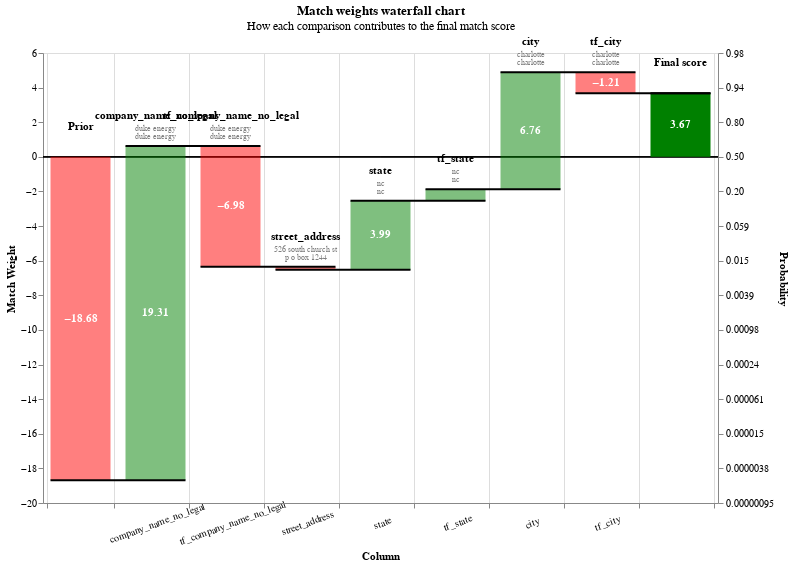

Notebook source saved alongside this figure:
### Code cell
linker.visualisations.waterfall_chart(recs_to_view, filter_nulls=True)

### Figure 1 — Vega-Lite specification as saved in the notebook (floating-point values rounded to 4 significant figures)
{"config": {"view": {"continuousWidth": 400, "continuousHeight": 300}}, "layer": [{"layer": [{"mark": "rule", "encoding": {"color": {"value": "black"}, "size": {"value": 0.5}, "y": {"field": "zero", "type": "quantitative"}}}, {"mark": {"type": "bar", "width": 60}, "encoding": {"color": {"condition": {"test": "(datum.log2_bayes_factor < 0)", "value": "red"}, "value": "green"}, "opacity": {"condition": {"test": "datum.column_name == 'Prior match weight' || datum.column_name == 'Final score'", "value": 1}, "value": 0.5}, "tooltip": [{"field": "column_name", "title": "Comparison column", "type": "nominal"}, {"field": "value_l", "title": "Value (L)", "type": "nominal"}, {"field": "value_r", "title": "Value (R)", "type": "nominal"}, {"field": "label_for_charts", "title": "Label", "type": "ordinal"}, {"field": "sql_condition", "title": "SQL condition", "type": "nominal"}, {"field": "comparison_vector_value", "title": "Comparison vector value", "type": "nominal"}, {"field": "bayes_factor", "format": ",.4f", "title": "Bayes factor = m/u", "type": "quantitative"}, {"field": "log2_bayes_factor", "format": ",.4f", "title": "Match weight = log2(m/u)", "type": "quantitative"}, {"field": "prob", "format": ".4f", "title": "Cumulative match probability", "type": "quantitative"}, {"field": "bayes_factor_description", "title": "Match weight description", "type": "nominal"}], "x": {"axis": {"grid": true, "labelAlign": "center", "labelAngle": -20, "labelExpr": "datum.value == 'Prior' || datum.value == 'Final score' ? '' : datum.value", "labelPadding": 10, "tickBand": "extent", "title": "Column"}, "field": "column_name", "sort": {"field": "bar_sort_order", "order": "ascending"}, "type": "nominal"}, "y": {"axis": {"grid": false, "orient": "left", "title": "Match Weight"}, "field": "previous_sum", "type": "quantitative"}, "y2": {"field": "sum"}}}, {"mark": {"type": "text", "fontWeight": "bold"}, "encoding": {"color": {"value": "white"}, "text": {"condition": {"test": "abs(datum.log2_bayes_factor) > 1", "field": "log2_bayes_factor", "format": ".2f", "type": "nominal"}, "value": ""}, "x": {"axis": {"labelAngle": -20, "title": "Column"}, "field": "column_name", "sort": {"field": "bar_sort_order", "order": "ascending"}, "type": "nominal"}, "y": {"axis": {"orient": "left"}, "field": "center", "type": "quantitative"}}}, {"mark": {"type": "text", "baseline": "bottom", "dy": -25, "fontWeight": "bold"}, "encoding": {"color": {"value": "black"}, "text": {"field": "column_name", "type": "nominal"}, "x": {"axis": {"labelAngle": -20, "title": "Column"}, "field": "column_name", "sort": {"field": "bar_sort_order", "order": "ascending"}, "type": "nominal"}, "y": {"field": "sum_top", "type": "quantitative"}}}, {"mark": {"type": "text", "baseline": "bottom", "dy": -13, "fontSize": 8}, "encoding": {"color": {"value": "grey"}, "text": {"field": "value_l", "type": "nominal"}, "x": {"axis": {"labelAngle": -20, "title": "Column"}, "field": "column_name", "sort": {"field": "bar_sort_order", "order": "ascending"}, "type": "nominal"}, "y": {"field": "sum_top", "type": "quantitative"}}}, {"mark": {"type": "text", "baseline": "bottom", "dy": -5, "fontSize": 8}, "encoding": {"color": {"value": "grey"}, "text": {"field": "value_r", "type": "nominal"}, "x": {"axis": {"labelAngle": -20, "title": "Column"}, "field": "column_name", "sort": {"field": "bar_sort_order", "order": "ascending"}, "type": "nominal"}, "y": {"field": "sum_top", "type": "quantitative"}}}]}, {"mark": {"type": "rule", "color": "black", "strokeWidth": 2, "x2Offset": 30, "xOffset": -30}, "encoding": {"x": {"axis": {"labelAngle": -20, "title": "Column"}, "field": "column_name", "sort": {"field": "bar_sort_order", "order": "ascending"}, "type": "nominal"}, "x2": {"field": "lead"}, "y": {"axis": {"labelExpr": "format(1 / (1 + pow(2, -1*datum.value)), '.2r')", "orient": "right", "title": "Probability"}, "field": "sum", "scale": {"zero": false}, "type": "quantitative"}}}], "data": {"name": "data-ce971900907c074f7a457e0558aa94bb"}, "height": 450, "params": [{"name": "record_number", "bind": {"input": "range", "max": 3, "min": 0, "step": 1}, "value": 0}], "resolve": {"axis": {"y": "independent"}}, "title": {"text": "Match weights waterfall chart", "subtitle": "How each comparison contributes to the final match score"}, "transform": [{"filter": "(datum.record_number == record_number)"}, {"filter": "(datum.bayes_factor !== 1.0)"}, {"window": [{"op": "sum", "field": "log2_bayes_factor", "as": "sum"}, {"op": "lead", "field": "column_name", "as": "lead"}], "frame": [null, 0]}, {"calculate": "datum.column_name === \"Final score\" ? datum.sum - datum.log2_bayes_factor : datum.sum", "as": "sum"}, {"calculate": "datum.lead === null ? datum.column_name : datum.lead", "as": "lead"}, {"calculate": "datum.column_name === \"Final score\" || datum.column_name === \"Prior match weight\" ? 0 : datum.sum - datum.log2_bayes_factor", "as": "previous_sum"}, {"calculate": "datum.sum > datum.previous_sum ? datum.column_name : \"\"", "as": "top_label"}, {"calculate": "datum.sum < datum.previous_sum ? datum.column_name : \"\"", "as": "bottom_label"}, {"calculate": "datum.sum > datum.previous_sum ? datum.sum : datum.previous_sum", "as": "sum_top"}, {"calculate": "datum.sum < datum.previous_sum ? datum.sum : datum.previous_sum", "as": "sum_bottom"}, {"calculate": "(datum.sum + datum.previous_sum) / 2", "as": "center"}, {"calculate": "(datum.log2_bayes_factor > 0 ? \"+\" : \"\") + datum.log2_bayes_factor", "as": "text_log2_bayes_factor"}, {"calculate": "datum.sum < datum.previous_sum ? 4 : -4", "as": "dy"}, {"calculate": "datum.sum < datum.previous_sum ? \"top\" : \"bottom\"", "as": "baseline"}, {"calculate": "1. / (1 + pow(2, -1.*datum.sum))", "as": "prob"}, {"calculate": "0*datum.sum", "as": "zero"}], "width": {"step": 75}, "$schema": "https://vega.github.io/schema/vega-lite/v5.9.3.json", "datasets": {"data-ce971900907c074f7a457e0558aa94bb": [{"column_name": "Prior", "label_for_charts": "Starting match weight (prior)", "sql_condition": null, "log2_bayes_factor": -18.68, "bayes_factor": 2.374e-06, "comparison_vector_value": null, "m_probability": null, "u_probability": null, "bayes_factor_description": null, "value_l": "", "value_r": "", "term_frequency_adjustment": null, "bar_sort_order": 0, "record_number": 0}, {"sql_condition": "\"company_name_no_legal_l\" = \"company_name_no_legal_r\"", "label_for_charts": "Exact match on company_name_no_legal", "m_probability": 0.5058, "u_probability": 7.756e-07, "bayes_factor": 652200.0, "log2_bayes_factor": 19.31, "comparison_vector_value": 2, "bayes_factor_description": "If comparison level is `exact match on company_name_no_legal` then comparison is 652,179 times more likely to be a match", "column_name": "company_name_no_legal", "value_l": "duke energy", "value_r": "duke energy", "term_frequency_adjustment": false, "bar_sort_order": 1, "record_number": 0}, {"sql_condition": "\"company_name_no_legal_l\" = \"company_name_no_legal_r\"", "label_for_charts": "Term freq adjustment on company_name_no_legal with weight {cl.tf_adjustment_weight}", "m_probability": null, "u_probability": null, "bayes_factor": 0.007935, "log2_bayes_factor": -6.978, "comparison_vector_value": 2, "bayes_factor_description": "Term frequency adjustment on company_name_no_legal makes comparison  126.03 times less likely to be a match", "column_name": "tf_company_name_no_legal", "value_l": "duke energy", "value_r": "duke energy", "term_frequency_adjustment": true, "bar_sort_order": 2, "record_number": 0}, {"sql_condition": "ELSE", "label_for_charts": "All other comparisons", "m_probability": 0.8816, "u_probability": 1.0, "bayes_factor": 0.8817, "log2_bayes_factor": -0.1817, "comparison_vector_value": 0, "bayes_factor_description": "If comparison level is `all other comparisons` then comparison is 1.134 times less likely to be a match", "column_name": "street_address", "value_l": "526 south church st", "value_r": "p o box 1244", "term_frequency_adjustment": false, "bar_sort_order": 3, "record_number": 0}, {"sql_condition": "ELSE", "label_for_charts": "All other comparisons", "m_probability": 0.8816, "u_probability": 1.0, "bayes_factor": 1.0, "log2_bayes_factor": 0.0, "comparison_vector_value": 0, "bayes_factor_description": "If comparison level is `all other comparisons` then comparison is 1.134 times less likely to be a match", "column_name": "tf_street_address", "value_l": "", "value_r": "", "term_frequency_adjustment": true, "bar_sort_order": 4, "record_number": 0}, {"sql_condition": "\"state_l\" = \"state_r\"", "label_for_charts": "Exact match on state", "m_probability": 0.8114, "u_probability": 0.05112, "bayes_factor": 15.87, "log2_bayes_factor": 3.989, "comparison_vector_value": 1, "bayes_factor_description": "If comparison level is `exact match on state` then comparison is 15.87 times more likely to be a match", "column_name": "state", "value_l": "nc", "value_r": "nc", "term_frequency_adjustment": false, "bar_sort_order": 5, "record_number": 0}, {"sql_condition": "\"state_l\" = \"state_r\"", "label_for_charts": "Term freq adjustment on state with weight {cl.tf_adjustment_weight}", "m_probability": null, "u_probability": null, "bayes_factor": 1.591, "log2_bayes_factor": 0.6701, "comparison_vector_value": 1, "bayes_factor_description": "Term frequency adjustment on state makes comparison 1.59 times more likely to be a match", "column_name": "tf_state", "value_l": "nc", "value_r": "nc", "term_frequency_adjustment": true, "bar_sort_order": 6, "record_number": 0}, {"sql_condition": "\"city_l\" = \"city_r\"", "label_for_charts": "Exact match on city", "m_probability": 0.684, "u_probability": 0.006331, "bayes_factor": 108.0, "log2_bayes_factor": 6.755, "comparison_vector_value": 2, "bayes_factor_description": "If comparison level is `exact match on city` then comparison is 108 times more likely to be a match", "column_name": "city", "value_l": "charlotte", "value_r": "charlotte", "term_frequency_adjustment": false, "bar_sort_order": 7, "record_number": 0}, {"sql_condition": "\"city_l\" = \"city_r\"", "label_for_charts": "Term freq adjustment on city with weight {cl.tf_adjustment_weight}", "m_probability": null, "u_probability": null, "bayes_factor": 0.4315, "log2_bayes_factor": -1.213, "comparison_vector_value": 2, "bayes_factor_description": "Term frequency adjustment on city makes comparison  2.32 times less likely to be a match", "column_name": "tf_city", "value_l": "charlotte", "value_r": "charlotte", "term_frequency_adjustment": true, "bar_sort_order": 8, "record_number": 0}, {"column_name": "Final score", "label_for_charts": "Final score", "sql_condition": null, "log2_bayes_factor": 3.673, "bayes_factor": 12.75, "comparison_vector_value": null, "m_probability": null, "u_probability": null, "bayes_factor_description": null, "value_l": "", "value_r": "", "term_frequency_adjustment": null, "bar_sort_order": 9, "record_number": 0}, {"column_name": "Prior", "label_for_charts": "Starting match weight (prior)", "sql_condition": null, "log2_bayes_factor": -18.68, "bayes_factor": 2.374e-06, "comparison_vector_value": null, "m_probability": null, "u_probability": null, "bayes_factor_description": null, "value_l": "", "value_r": "", "term_frequency_adjustment": null, "bar_sort_order": 0, "record_number": 1}, {"sql_condition": "\"company_name_no_legal_l\" = \"company_name_no_legal_r\"", "label_for_charts": "Exact match on company_name_no_legal", "m_probability": 0.5058, "u_probability": 7.756e-07, "bayes_factor": 652200.0, "log2_bayes_factor": 19.31, "comparison_vector_value": 2, "bayes_factor_description": "If comparison level is `exact match on company_name_no_legal` then comparison is 652,179 times more likely to be a match", "column_name": "company_name_no_legal", "value_l": "firstenergy", "value_r": "firstenergy", "term_frequency_adjustment": false, "bar_sort_order": 1, "record_number": 1}, {"sql_condition": "\"company_name_no_legal_l\" = \"company_name_no_legal_r\"", "label_for_charts": "Term freq adjustment on company_name_no_legal with weight {cl.tf_adjustment_weight}", "m_probability": null, "u_probability": null, "bayes_factor": 0.0127, "log2_bayes_factor": -6.3, "comparison_vector_value": 2, "bayes_factor_description": "Term frequency adjustment on company_name_no_legal makes comparison  78.77 times less likely to be a match", "column_name": "tf_company_name_no_legal", "value_l": "firstenergy", "value_r": "firstenergy", "term_frequency_adjustment": true, "bar_sort_order": 2, "record_number": 1}, {"sql_condition": "\"street_address_l\" = \"street_address_r\"", "label_for_charts": "Exact match on street_address", "m_probability": 0.1098, "u_probability": 1.162e-05, "bayes_factor": 9450.0, "log2_bayes_factor": 13.21, "comparison_vector_value": 2, "bayes_factor_description": "If comparison level is `exact match on street_address` then comparison is 9,450 times more likely to be a match", "column_name": "street_address", "value_l": "76 south main st", "value_r": "76 south main st", "term_frequency_adjustment": false, "bar_sort_order": 3, "record_number": 1}, {"sql_condition": "\"street_address_l\" = \"street_address_r\"", "label_for_charts": "Term freq adjustment on street_address with weight {cl.tf_adjustment_weight}", "m_probability": null, "u_probability": null, "bayes_factor": 0.07318, "log2_bayes_factor": -3.772, "comparison_vector_value": 2, "bayes_factor_description": "Term frequency adjustment on street_address makes comparison  13.66 times less likely to be a match", "column_name": "tf_street_address", "value_l": "76 south main st", "value_r": "76 south main st", "term_frequency_adjustment": true, "bar_sort_order": 4, "record_number": 1}, {"sql_condition": "\"state_l\" = \"state_r\"", "label_for_charts": "Exact match on state", "m_probability": 0.8114, "u_probability": 0.05112, "bayes_factor": 15.87, "log2_bayes_factor": 3.989, "comparison_vector_value": 1, "bayes_factor_description": "If comparison level is `exact match on state` then comparison is 15.87 times more likely to be a match", "column_name": "state", "value_l": "oh", "value_r": "oh", "term_frequency_adjustment": false, "bar_sort_order": 5, "record_number": 1}, {"sql_condition": "\"state_l\" = \"state_r\"", "label_for_charts": "Term freq adjustment on state with weight {cl.tf_adjustment_weight}", "m_probability": null, "u_probability": null, "bayes_factor": 3.009, "log2_bayes_factor": 1.589, "comparison_vector_value": 1, "bayes_factor_description": "Term frequency adjustment on state makes comparison 3.01 times more likely to be a match", "column_name": "tf_state", "value_l": "oh", "value_r": "oh", "term_frequency_adjustment": true, "bar_sort_order": 6, "record_number": 1}, {"sql_condition": "\"city_l\" = \"city_r\"", "label_for_charts": "Exact match on city", "m_probability": 0.684, "u_probability": 0.006331, "bayes_factor": 108.0, "log2_bayes_factor": 6.755, "comparison_vector_value": 2, "bayes_factor_description": "If comparison level is `exact match on city` then comparison is 108 times more likely to be a match", "column_name": "city", "value_l": "akron", "value_r": "akron", "term_frequency_adjustment": false, "bar_sort_order": 7, "record_number": 1}, {"sql_condition": "\"city_l\" = \"city_r\"", "label_for_charts": "Term freq adjustment on city with weight {cl.tf_adjustment_weight}", "m_probability": null, "u_probability": null, "bayes_factor": 8.776, "log2_bayes_factor": 3.133, "comparison_vector_value": 2, "bayes_factor_description": "Term frequency adjustment on city makes comparison 8.78 times more likely to be a match", "column_name": "tf_city", "value_l": "akron", "value_r": "akron", "term_frequency_adjustment": true, "bar_sort_order": 8, "record_number": 1}, {"column_name": "Final score", "label_for_charts": "Final score", "sql_condition": null, "log2_bayes_factor": 19.23, "bayes_factor": 615600.0, "comparison_vector_value": null, "m_probability": null, "u_probability": null, "bayes_factor_description": null, "value_l": "", "value_r": "", "term_frequency_adjustment": null, "bar_sort_order": 9, "record_number": 1}, {"column_name": "Prior", "label_for_charts": "Starting match weight (prior)", "sql_condition": null, "log2_bayes_factor": -18.68, "bayes_factor": 2.374e-06, "comparison_vector_value": null, "m_probability": null, "u_probability": null, "bayes_factor_description": null, "value_l": "", "value_r": "", "term_frequency_adjustment": null, "bar_sort_order": 0, "record_number": 2}, {"sql_condition": "ELSE", "label_for_charts": "All other comparisons", "m_probability": 0.986, "u_probability": 1.0, "bayes_factor": 0.986, "log2_bayes_factor": -0.02027, "comparison_vector_value": 0, "bayes_factor_description": "If comparison level is `all other comparisons` then comparison is 1.014 times less likely to be a match", "column_name": "company_name_no_legal", "value_l": "firstenergy", "value_r": "firstenergy nuclear generation", "term_frequency_adjustment": false, "bar_sort_order": 1, "record_number": 2}, {"sql_condition": "ELSE", "label_for_charts": "All other comparisons", "m_probability": 0.986, "u_probability": 1.0, "bayes_factor": 1.0, "log2_bayes_factor": 0.0, "comparison_vector_value": 0, "bayes_factor_description": "If comparison level is `all other comparisons` then comparison is 1.014 times less likely to be a match", "column_name": "tf_company_name_no_legal", "value_l": "", "value_r": "", "term_frequency_adjustment": true, "bar_sort_order": 2, "record_number": 2}, {"sql_condition": "\"street_address_l\" = \"street_address_r\"", "label_for_charts": "Exact match on street_address", "m_probability": 0.1098, "u_probability": 1.162e-05, "bayes_factor": 9450.0, "log2_bayes_factor": 13.21, "comparison_vector_value": 2, "bayes_factor_description": "If comparison level is `exact match on street_address` then comparison is 9,450 times more likely to be a match", "column_name": "street_address", "value_l": "76 south main st", "value_r": "76 south main st", "term_frequency_adjustment": false, "bar_sort_order": 3, "record_number": 2}, {"sql_condition": "\"street_address_l\" = \"street_address_r\"", "label_for_charts": "Term freq adjustment on street_address with weight {cl.tf_adjustment_weight}", "m_probability": null, "u_probability": null, "bayes_factor": 0.07318, "log2_bayes_factor": -3.772, "comparison_vector_value": 2, "bayes_factor_description": "Term frequency adjustment on street_address makes comparison  13.66 times less likely to be a match", "column_name": "tf_street_address", "value_l": "76 south main st", "value_r": "76 south main st", "term_frequency_adjustment": true, "bar_sort_order": 4, "record_number": 2}, {"sql_condition": "\"state_l\" = \"state_r\"", "label_for_charts": "Exact match on state", "m_probability": 0.8114, "u_probability": 0.05112, "bayes_factor": 15.87, "log2_bayes_factor": 3.989, "comparison_vector_value": 1, "bayes_factor_description": "If comparison level is `exact match on state` then comparison is 15.87 times more likely to be a match", "column_name": "state", "value_l": "oh", "value_r": "oh", "term_frequency_adjustment": false, "bar_sort_order": 5, "record_number": 2}, {"sql_condition": "\"state_l\" = \"state_r\"", "label_for_charts": "Term freq adjustment on state with weight {cl.tf_adjustment_weight}", "m_probability": null, "u_probability": null, "bayes_factor": 3.009, "log2_bayes_factor": 1.589, "comparison_vector_value": 1, "bayes_factor_description": "Term frequency adjustment on state makes comparison 3.01 times more likely to be a match", "column_name": "tf_state", "value_l": "oh", "value_r": "oh", "term_frequency_adjustment": true, "bar_sort_order": 6, "record_number": 2}, {"sql_condition": "\"city_l\" = \"city_r\"", "label_for_charts": "Exact match on city", "m_probability": 0.684, "u_probability": 0.006331, "bayes_factor": 108.0, "log2_bayes_factor": 6.755, "comparison_vector_value": 2, "bayes_factor_description": "If comparison level is `exact match on city` then comparison is 108 times more likely to be a match", "column_name": "city", "value_l": "akron", "value_r": "akron", "term_frequency_adjustment": false, "bar_sort_order": 7, "record_number": 2}, {"sql_condition": "\"city_l\" = \"city_r\"", "label_for_charts": "Term freq adjustment on city with weight {cl.tf_adjustment_weight}", "m_probability": null, "u_probability": null, "bayes_factor": 8.776, "log2_bayes_factor": 3.133, "comparison_vector_value": 2, "bayes_factor_description": "Term frequency adjustment on city makes comparison 8.78 times more likely to be a match", "column_name": "tf_city", "value_l": "akron", "value_r": "akron", "term_frequency_adjustment": true, "bar_sort_order": 8, "record_number": 2}, {"column_name": "Final score", "label_for_charts": "Final score", "sql_condition": null, "log2_bayes_factor": 6.196, "bayes_factor": 73.31, "comparison_vector_value": null, "m_probability": null, "u_probability": null, "bayes_factor_description": null, "value_l": "", "value_r": "", "term_frequency_adjustment": null, "bar_sort_order": 9, "record_number": 2}, {"column_name": "Prior", "label_for_charts": "Starting match weight (prior)", "sql_condition": null, "log2_bayes_factor": -18.68, "bayes_factor": 2.374e-06, "comparison_vector_value": null, "m_probability": null, "u_probability": null, "bayes_factor_description": null, "value_l": "", "value_r": "", "term_frequency_adjustment": null, "bar_sort_order": 0, "record_number": 3}, {"sql_condition": "ELSE", "label_for_charts": "All other comparisons", "m_probability": 0.986, "u_probability": 1.0, "bayes_factor": 0.986, "log2_bayes_factor": -0.02027, "comparison_vector_value": 0, "bayes_factor_description": "If comparison level is `all other comparisons` then comparison is 1.014 times less likely to be a match", "column_name": "company_name_no_legal", "value_l": "sempra energy", "value_r": "sempra generation", "term_frequency_adjustment": false, "bar_sort_order": 1, "record_number": 3}, {"sql_condition": "ELSE", "label_for_charts": "All other comparisons", "m_probability": 0.986, "u_probability": 1.0, "bayes_factor": 1.0, "log2_bayes_factor": 0.0, "comparison_vector_value": 0, "bayes_factor_description": "If comparison level is `all other comparisons` then comparison is 1.014 times less likely to be a match", "column_name": "tf_company_name_no_legal", "value_l": "", "value_r": "", "term_frequency_adjustment": true, "bar_sort_order": 2, "record_number": 3}, {"sql_condition": "\"street_address_l\" = \"street_address_r\"", "label_for_charts": "Exact match on street_address", "m_probability": 0.1098, "u_probability": 1.162e-05, "bayes_factor": 9450.0, "log2_bayes_factor": 13.21, "comparison_vector_value": 2, "bayes_factor_description": "If comparison level is `exact match on street_address` then comparison is 9,450 times more likely to be a match", "column_name": "street_address", "value_l": "488 8th ave", "value_r": "488 8th ave", "term_frequency_adjustment": false, "bar_sort_order": 3, "record_number": 3}, {"sql_condition": "\"street_address_l\" = \"street_address_r\"", "label_for_charts": "Term freq adjustment on street_address with weight {cl.tf_adjustment_weight}", "m_probability": null, "u_probability": null, "bayes_factor": 0.1903, "log2_bayes_factor": -2.394, "comparison_vector_value": 2, "bayes_factor_description": "Term frequency adjustment on street_address makes comparison  5.26 times less likely to be a match", "column_name": "tf_street_address", "value_l": "488 8th ave", "value_r": "488 8th ave", "term_frequency_adjustment": true, "bar_sort_order": 4, "record_number": 3}, {"sql_condition": "\"state_l\" = \"state_r\"", "label_for_charts": "Exact match on state", "m_probability": 0.8114, "u_probability": 0.05112, "bayes_factor": 15.87, "log2_bayes_factor": 3.989, "comparison_vector_value": 1, "bayes_factor_description": "If comparison level is `exact match on state` then comparison is 15.87 times more likely to be a match", "column_name": "state", "value_l": "ca", "value_r": "ca", "term_frequency_adjustment": false, "bar_sort_order": 5, "record_number": 3}, {"sql_condition": "\"state_l\" = \"state_r\"", "label_for_charts": "Term freq adjustment on state with weight {cl.tf_adjustment_weight}", "m_probability": null, "u_probability": null, "bayes_factor": 0.3236, "log2_bayes_factor": -1.628, "comparison_vector_value": 1, "bayes_factor_description": "Term frequency adjustment on state makes comparison  3.09 times less likely to be a match", "column_name": "tf_state", "value_l": "ca", "value_r": "ca", "term_frequency_adjustment": true, "bar_sort_order": 6, "record_number": 3}, {"sql_condition": "\"city_l\" = \"city_r\"", "label_for_charts": "Exact match on city", "m_probability": 0.684, "u_probability": 0.006331, "bayes_factor": 108.0, "log2_bayes_factor": 6.755, "comparison_vector_value": 2, "bayes_factor_description": "If comparison level is `exact match on city` then comparison is 108 times more likely to be a match", "column_name": "city", "value_l": "san diego", "value_r": "san diego", "term_frequency_adjustment": false, "bar_sort_order": 7, "record_number": 3}, {"sql_condition": "\"city_l\" = \"city_r\"", "label_for_charts": "Term freq adjustment on city with weight {cl.tf_adjustment_weight}", "m_probability": null, "u_probability": null, "bayes_factor": 0.5427, "log2_bayes_factor": -0.8817, "comparison_vector_value": 2, "bayes_factor_description": "Term frequency adjustment on city makes comparison  1.84 times less likely to be a match", "column_name": "tf_city", "value_l": "san diego", "value_r": "san diego", "term_frequency_adjustment": true, "bar_sort_order": 8, "record_number": 3}, {"column_name": "Final score", "label_for_charts": "Final score", "sql_condition": null, "log2_bayes_factor": 0.3425, "bayes_factor": 1.268, "comparison_vector_value": null, "m_probability": null, "u_probability": null, "bayes_factor_description": null, "value_l": "", "value_r": "", "term_frequency_adjustment": null, "bar_sort_order": 9, "record_number": 3}]}}
